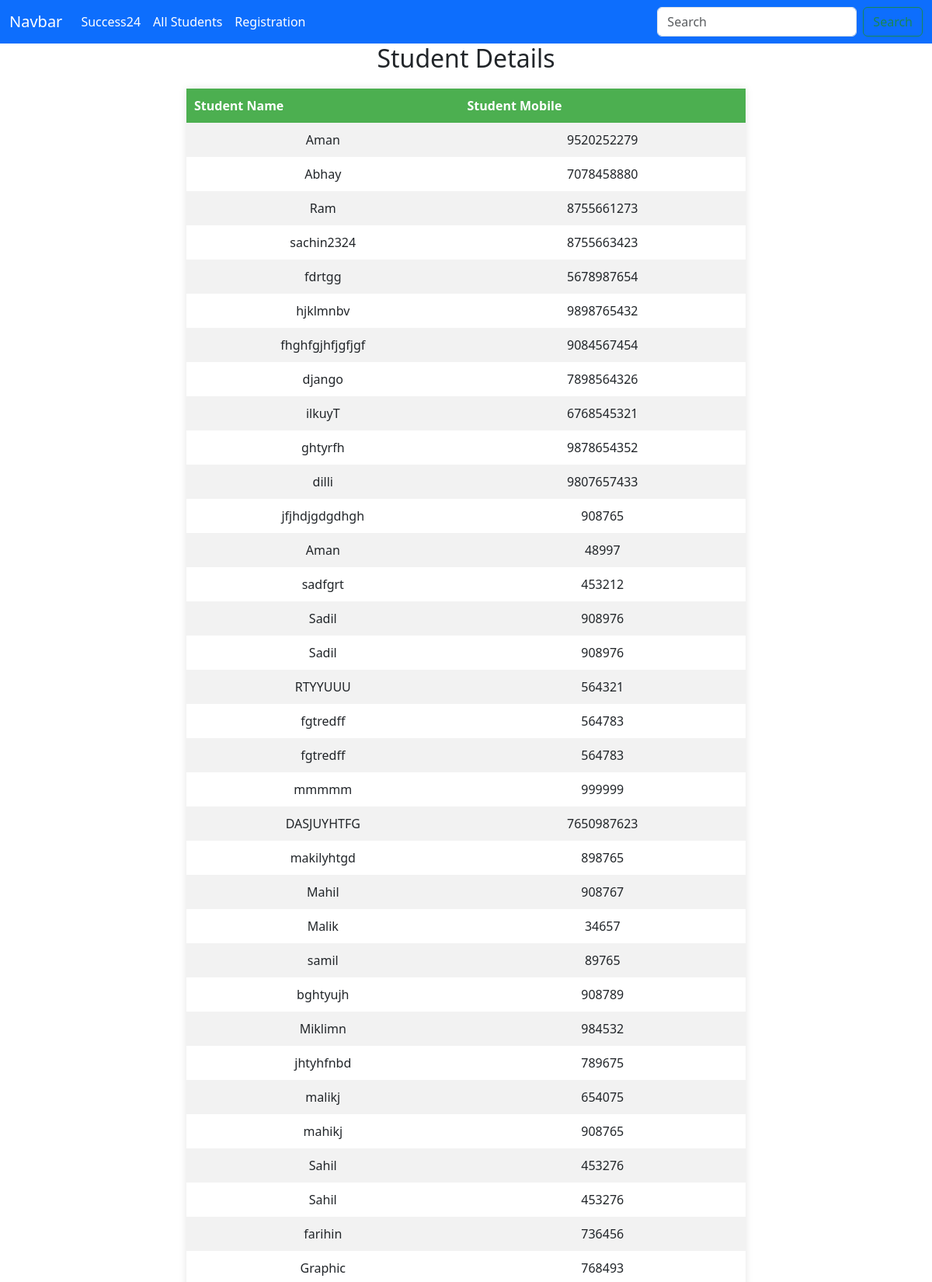
Page /registration/ (upper part) on the committed database.
### student/models.py (models this page shows)
class student_registration(models.Model):
    stu_id = models.CharField(max_length=10)
    stu_name = models.CharField(max_length=30)
    stu_mobile=models.IntegerField(help_text = ("Enter 6 digit roll number"))

### student/views.py (the view)
# urls.py: path("registration/", register, name="register"),
def register(request):
    data = student_registration.objects.all()
    context =  {'data':data}
    return render(request,'registration.html',context)

### templates/registration.html (shortened to what this page needs)
{% extends "base.html" %}
{% block content %}
<html lang="en">
<head>
</head>
<body>
    <h2 style="text-align: center;">Student Details</h2>
        <table>
            <tr>
                <th>Student Name</th>
                <th>Student Mobile</th>
            </tr>
            {% for d in data %}
            <tr>
                <td>{{ d.stu_name }}</td>
                <td>{{ d.stu_mobile }}</td>
            </tr>
            {% endfor %}
        </table>
</body>
</html>
{% endblock content %}

### templates/base.html (shortened to what this page needs)
{% load static %}
<!DOCTYPE html>
<html lang="en">
<head>
    {% load bootstrap5 %}
    {% bootstrap_css %}
    <link rel="stylesheet" href="https://cdn.jsdelivr.net/npm/bootstrap@5.3.0/dist/css/bootstrap.min.css">
</head>
<body>
    <nav class="navbar navbar-expand-lg navbar-light bg-primary">
        <div class="container-fluid">
          <a class="navbar-brand text-white" href="#">Navbar</a>
          <div class="collapse navbar-collapse" id="navbarTogglerDemo03">
            <ul class="navbar-nav me-auto mb-2 mb-lg-0">
              <li class="nav-item">
                <a class="nav-link active text-white" aria-current="page" href="#">Success24</a>
              </li>
              <li class="nav-item">
                <a class="nav-link text-white" href="{% url 'all_students' %}">All Students</a>
              </li>
              <li class="nav-item">
                <a class="nav-link text-white" href="{% url 'stu_reg' %}">Registration</a>
              </li>
            </ul>
            <form class="d-flex">
              <input class="form-control me-2" type="search" placeholder="Search" aria-label="Search">
              <button class="btn btn-outline-success" type="submit">Search</button>
            </form>
          </div>
        </div>
      </nav>
      {% block content %}
      {% endblock content %}
    <link rel="stylesheet" href="https://cdn.jsdelivr.net/npm/bootstrap@5.3.0/dist/css/bootstrap.min.css">
</body>
</html>

### templates/registration.html (style rules this page uses)
h2 { text-align: center; }
body { font-family: Arial, sans-serif; background-color: #f4f4f4; text-align: center; }
table { width: 60%; margin: 20px auto; border-collapse: collapse; background-color: white; box-shadow: 0px 0px 10px rgba(0, 0, 0, 0.1); }
th, td { border: 1px solid #ddd; padding: 10px; text-align: center; }
th { background-color: #4CAF50; color: white; }
tr:nth-child(even) { background-color: #f2f2f2; }

### rows in the picture
student_registration: stu_name "Aman", stu_mobile "9520252279"
student_registration: stu_name "Abhay", stu_mobile "7078458880"
student_registration: stu_name "Ram", stu_mobile "8755661273"
student_registration: stu_name "sachin2324", stu_mobile "8755663423"
student_registration: stu_name "fdrtgg", stu_mobile "5678987654"
student_registration: stu_name "hjklmnbv", stu_mobile "9898765432"
student_registration: stu_name "fhghfgjhfjgfjgf", stu_mobile "9084567454"
student_registration: stu_name "django", stu_mobile "7898564326"
student_registration: stu_name "ilkuyT", stu_mobile "6768545321"
student_registration: stu_name "ghtyrfh", stu_mobile "9878654352"
student_registration: stu_name "dilli", stu_mobile "9807657433"
student_registration: stu_name "jfjhdjgdgdhgh", stu_mobile "908765"
student_registration: stu_name "Aman", stu_mobile "48997"
student_registration: stu_name "sadfgrt", stu_mobile "453212"
student_registration: stu_name "Sadil", stu_mobile "908976"
student_registration: stu_name "Sadil", stu_mobile "908976"
student_registration: stu_name "RTYYUUU", stu_mobile "564321"
student_registration: stu_name "fgtredff", stu_mobile "564783"
student_registration: stu_name "fgtredff", stu_mobile "564783"
student_registration: stu_name "mmmmm", stu_mobile "999999"
student_registration: stu_name "DASJUYHTFG", stu_mobile "7650987623"
student_registration: stu_name "makilyhtgd", stu_mobile "898765"
student_registration: stu_name "Mahil", stu_mobile "908767"
student_registration: stu_name "Malik", stu_mobile "34657"
student_registration: stu_name "samil", stu_mobile "89765"
student_registration: stu_name "bghtyujh", stu_mobile "908789"
student_registration: stu_name "Miklimn", stu_mobile "984532"
student_registration: stu_name "jhtyhfnbd", stu_mobile "789675"
student_registration: stu_name "malikj", stu_mobile "654075"
student_registration: stu_name "mahikj", stu_mobile "908765"
student_registration: stu_name "Sahil", stu_mobile "453276"
student_registration: stu_name "Sahil", stu_mobile "453276"
student_registration: stu_name "farihin", stu_mobile "736456"
student_registration: stu_name "Graphic", stu_mobile "768493"
